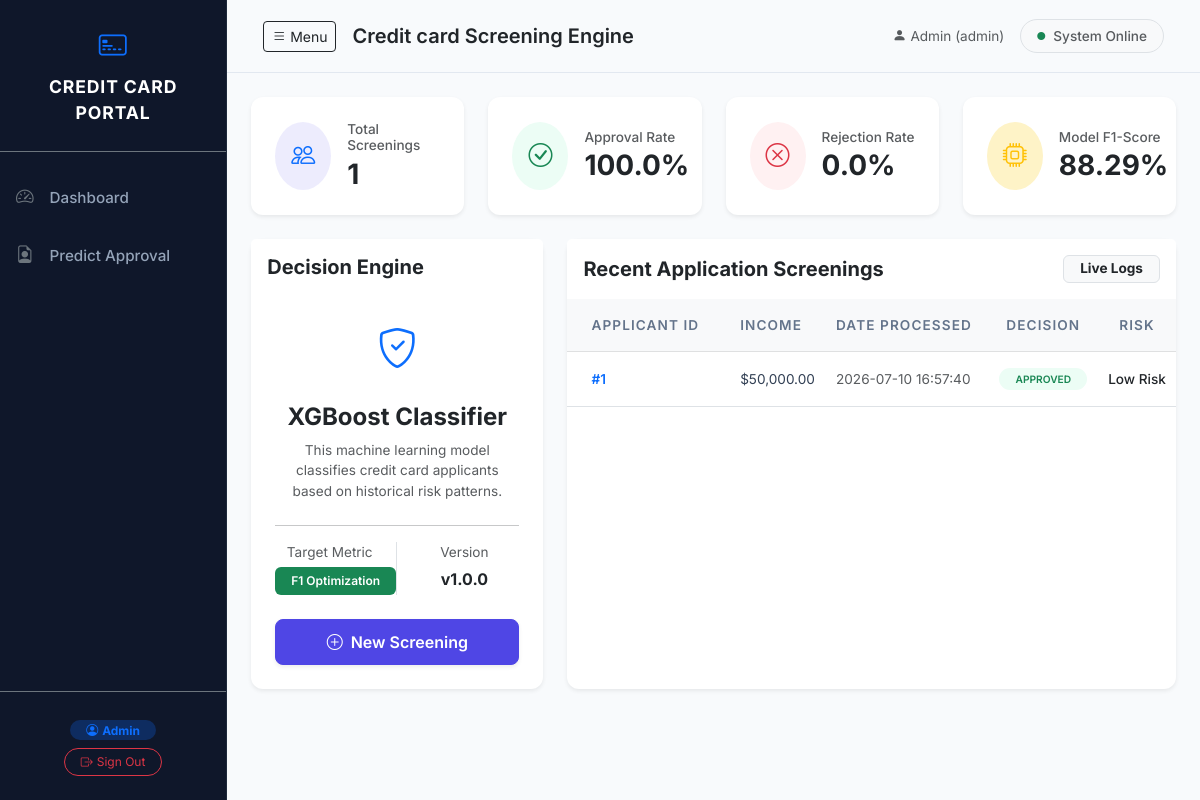
Page / (signed in) on the earlier database version.
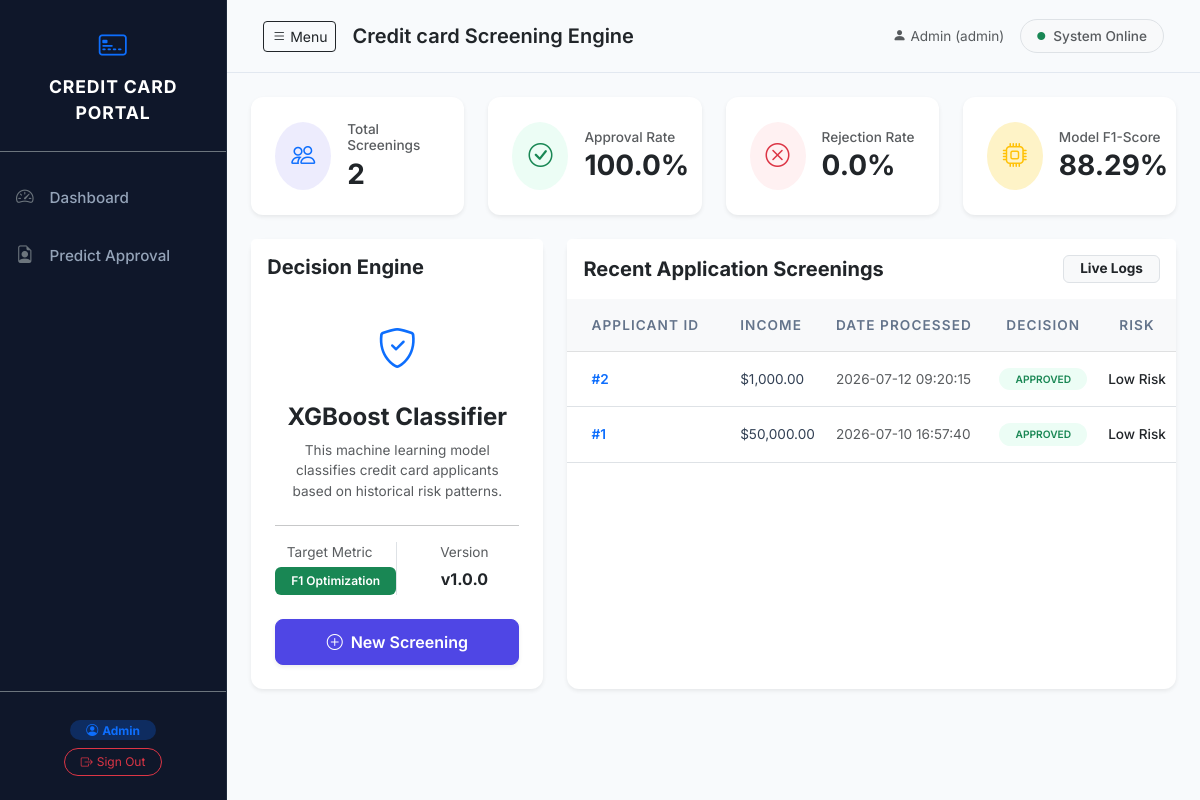
Same page on the later database version.
### app.py (models this page shows, shortened)
class User(UserMixin, db.Model):
    __tablename__ = 'Users'
    UserID   = db.Column(db.Integer, primary_key=True, autoincrement=True)
    Name     = db.Column(db.String(100), nullable=False)
    Email    = db.Column(db.String(150), nullable=False, unique=True)
    Password = db.Column(db.String(255), nullable=False)
    Role     = db.Column(db.String(50), nullable=False, default='analyst')
    applicants = db.relationship('ApplicantDetail', backref='user', lazy=True)

class MLModel(db.Model):
    __tablename__ = 'ML_Model'
    ModelID       = db.Column(db.Integer, primary_key=True, autoincrement=True)
    ModelName     = db.Column(db.String(100), nullable=False)
    AlgorithmType = db.Column(db.String(100), nullable=False)
    Accuracy      = db.Column(db.Float, nullable=False)
    MoreFile      = db.Column(db.String(255), default=None)
    predictions = db.relationship('ApprovalPrediction', backref='model', lazy=True)

class ApprovalPrediction(db.Model):
    __tablename__ = 'Approval_Prediction'
    PredictionID   = db.Column(db.Integer, primary_key=True, autoincrement=True)
    ApplicantID    = db.Column(db.Integer, db.ForeignKey('Applicant_Details.ApplicantID'), nullable=False, unique=True)
    ModelID        = db.Column(db.Integer, db.ForeignKey('ML_Model.ModelID'), nullable=False)
    ApprovalResult = db.Column(db.String(20), nullable=False)
    RiskCategory   = db.Column(db.String(50), nullable=False)
    PredictionDate = db.Column(db.DateTime, nullable=False, default=lambda: datetime.now(timezone.utc))

class ApplicantDetail(db.Model):
    __tablename__ = 'Applicant_Details'
    ApplicantID      = db.Column(db.Integer, primary_key=True, autoincrement=True)
    UserID           = db.Column(db.Integer, db.ForeignKey('Users.UserID'), nullable=False)
    Gender           = db.Column(db.String(10), nullable=False, default='Unknown')
    OwnCar           = db.Column(db.String(5), nullable=False, default='N')
    OwnRealty        = db.Column(db.String(5), nullable=False, default='N')
    ChildrenCount    = db.Column(db.Integer, nullable=False, default=0)
    IncomeTotal      = db.Column(db.Float, nullable=False, default=0.0)
    IncomeType       = db.Column(db.String(50), nullable=False)
    EducationType    = db.Column(db.String(100), nullable=False)
    FamilyStatus     = db.Column(db.String(50), nullable=False)
    HousingType      = db.Column(db.String(50), nullable=False)
    DaysBirth        = db.Column(db.Integer, nullable=False, default=0)
    EmploymentDays   = db.Column(db.Integer, nullable=False)
    WorkPhone        = db.Column(db.Integer, nullable=False, default=0)
    Phone            = db.Column(db.Integer, nullable=False, default=0)
    EmailFlag        = db.Column(db.Integer, nullable=False, default=0)
    OccupationType   = db.Column(db.String(100), nullable=False, default='Unknown')
    FamilyMembersCount = db.Column(db.Float, nullable=False, default=1.0)
    credit_histories = db.relationship('CreditHistory', backref='applicant', lazy=True)
    prediction = db.relationship('ApprovalPrediction', backref='applicant', uselist=False, lazy=True)

### app.py (the view)
@app.route('/')
@login_required
def home():
    try:
        total_applicants = ApplicantDetail.query.count()
        total_predictions = ApprovalPrediction.query.count()
        approved_count = ApprovalPrediction.query.filter_by(ApprovalResult='Approved').count()
        rejected_count = ApprovalPrediction.query.filter_by(ApprovalResult='Rejected').count()
        approval_rate = (approved_count / total_predictions * 100) if total_predictions > 0 else 0.0
        rejection_rate = (rejected_count / total_predictions * 100) if total_predictions > 0 else 0.0
        active_model = MLModel.query.first()
        model_name = active_model.ModelName if active_model else "N/A"
        model_accuracy = active_model.Accuracy if active_model else 0.0
        recent_predictions = (
            db.session.query(ApprovalPrediction, ApplicantDetail)
            .join(ApplicantDetail, ApprovalPrediction.ApplicantID == ApplicantDetail.ApplicantID)
            .order_by(ApprovalPrediction.PredictionDate.desc())
            .limit(5)
            .all()
        )
        stats = {
            "total_applicants": total_applicants,
            "total_predictions": total_predictions,
            "approval_rate": round(approval_rate, 2),
            "rejection_rate": round(rejection_rate, 2),
            "model_name": model_name,
            "model_accuracy": round(model_accuracy * 100, 2),
            "model_f1": round(model_accuracy * 100, 2),
            "recent_predictions": recent_predictions
        }
        return render_template('home.html', stats=stats)
    except Exception as e:
        logger.error(f"Error serving dashboard homepage: {e}")
        return f"Database is initializing or encountered an error. Details: {e}", 500

### templates/home.html (shortened to what this page needs)
{% extends 'base.html' %}
{% block content %}
<div class="row g-4 mb-4">
    <div class="col-12 col-sm-6 col-xl-3">
        <div class="card border-0 shadow-sm card-hover h-100">
            <div class="card-body p-4 d-flex align-items-center">
                <div class="rounded-circle bg-primary-light p-3 me-3 text-primary">
                    <i class="bi bi-people fs-4"></i>
                </div>
                <div>
                    <h6 class="text-muted mb-1 fw-medium fs-7">Total Screenings</h6>
                    <h3 class="mb-0 fw-bold text-dark">{{ stats.total_predictions }}</h3>
                </div>
            </div>
        </div>
    </div>
    <div class="col-12 col-sm-6 col-xl-3">
        <div class="card border-0 shadow-sm card-hover h-100">
            <div class="card-body p-4 d-flex align-items-center">
                <div class="rounded-circle bg-success-light p-3 me-3 text-success">
                    <i class="bi bi-check-circle fs-4"></i>
                </div>
                <div>
                    <h6 class="text-muted mb-1 fw-medium fs-7">Approval Rate</h6>
                    <h3 class="mb-0 fw-bold text-dark">{{ stats.approval_rate }}%</h3>
                </div>
            </div>
        </div>
    </div>
    <div class="col-12 col-sm-6 col-xl-3">
        <div class="card border-0 shadow-sm card-hover h-100">
            <div class="card-body p-4 d-flex align-items-center">
                <div class="rounded-circle bg-danger-light p-3 me-3 text-danger">
                    <i class="bi bi-x-circle fs-4"></i>
                </div>
                <div>
                    <h6 class="text-muted mb-1 fw-medium fs-7">Rejection Rate</h6>
                    <h3 class="mb-0 fw-bold text-dark">{{ stats.rejection_rate }}%</h3>
                </div>
            </div>
        </div>
    </div>
    <div class="col-12 col-sm-6 col-xl-3">
        <div class="card border-0 shadow-sm card-hover h-100">
            <div class="card-body p-4 d-flex align-items-center">
                <div class="rounded-circle bg-warning-light p-3 me-3 text-warning">
                    <i class="bi bi-cpu fs-4"></i>
                </div>
                <div>
                    <h6 class="text-muted mb-1 fw-medium fs-7">Model F1-Score</h6>
                    <h3 class="mb-0 fw-bold text-dark">{{ stats.model_f1 }}%</h3>
                </div>
            </div>
        </div>
    </div>
</div>
<div class="row g-4">
    <div class="col-12 col-lg-4">
        <div class="card border-0 shadow-sm h-100">
            <div class="card-header bg-white border-0 py-3">
                <h5 class="mb-0 fw-bold text-dark">Decision Engine</h5>
            </div>
            <div class="card-body p-4 text-center">
                <div class="mb-4">
                    <i class="bi bi-shield-check text-primary fs-1"></i>
                </div>
                <h4 class="fw-bold text-dark">{{ stats.model_name }}</h4>
                <p class="text-muted mb-4 fs-7">This machine learning model classifies credit card applicants based on historical risk patterns.</p>
                <hr>
                <div class="row text-center mt-3">
                    <div class="col-6 border-end">
                        <span class="d-block text-muted fs-7 mb-1">Target Metric</span>
                        <span class="badge bg-success py-2 px-3 fw-semibold">F1 Optimization</span>
                    </div>
                    <div class="col-6">
                        <span class="d-block text-muted fs-7 mb-1">Version</span>
                        <span class="text-dark fw-bold">v1.0.0</span>
                    </div>
                </div>
                <div class="mt-4">
                    <a href="{{ url_for('predict') }}" class="btn btn-primary w-100 py-2.5 fw-semibold shadow-sm">
                        <i class="bi bi-plus-circle me-2"></i>New Screening
                    </a>
                </div>
            </div>
        </div>
    </div>
    <div class="col-12 col-lg-8">
        <div class="card border-0 shadow-sm h-100">
            <div class="card-header bg-white border-0 py-3 d-flex justify-content-between align-items-center">
                <h5 class="mb-0 fw-bold text-dark">Recent Application Screenings</h5>
                <span class="badge bg-light text-dark border py-1.5 px-3 fs-7">Live Logs</span>
            </div>
            <div class="card-body p-0">
                <div class="table-responsive">
                    <table class="table align-middle mb-0 table-hover">
                        <thead class="table-light fs-7 text-uppercase tracking-wider">
                            <tr>
                                <th class="py-3 px-4">Applicant ID</th>
                                <th class="py-3">Income</th>
                                <th class="py-3">Date Processed</th>
                                <th class="py-3 text-center">Decision</th>
                                <th class="py-3 text-center">Risk</th>
                            </tr>
                        </thead>
                        <tbody class="fs-7">
                            {% if stats.recent_predictions %}
                                {% for pred, app in stats.recent_predictions %}
                                <tr>
                                    <td class="py-3 px-4 fw-semibold text-primary">#{{ app.ApplicantID }}</td>
                                    <td class="py-3">${{ "{:,.2f}".format(app.IncomeTotal) }}</td>
                                    <td class="py-3 text-muted">{{ pred.PredictionDate.strftime('%Y-%m-%d %H:%M:%S') }}</td>
                                    <td class="py-3 text-center">
                                        {% if pred.ApprovalResult == 'Approved' %}
                                            <span class="badge bg-success-light text-success px-3 py-1.5 rounded-pill fw-semibold">APPROVED</span>
                                        {% else %}
                                            <span class="badge bg-danger-light text-danger px-3 py-1.5 rounded-pill fw-semibold">REJECTED</span>
                                        {% endif %}
                                    </td>
                                    <td class="py-3 text-center fw-medium text-dark">{{ pred.RiskCategory }}</td>
                                </tr>
                                {% endfor %}
                            {% endif %}
                        </tbody>
                    </table>
                </div>
            </div>
        </div>
    </div>
</div>
{% endblock %}

### templates/base.html (shortened to what this page needs)
<!DOCTYPE html>
<html lang="en">
<head>
    <link href="https://cdn.jsdelivr.net/npm/bootstrap@5.3.0/dist/css/bootstrap.min.css" rel="stylesheet">
    <link rel="stylesheet" href="https://cdn.jsdelivr.net/npm/bootstrap-icons@1.10.0/font/bootstrap-icons.css">
    <link rel="stylesheet" href="{{ url_for('static', filename='css/style.css') }}">
</head>
<body>
    <div class="d-flex" id="wrapper">
        <div class="bg-dark text-white border-end" id="sidebar-wrapper">
            <div class="sidebar-heading text-center py-4 border-bottom border-secondary">
                <i class="bi bi-credit-card-2-front fs-3 text-primary d-block mb-2"></i>
                <span class="fw-bold tracking-wide">CREDIT CARD PORTAL</span>
            </div>
            <div class="list-group list-group-flush my-3">
                <a href="{{ url_for('home') }}" class="list-group-item list-group-item-action bg-dark text-white py-3 border-0">
                    <i class="bi bi-speedometer2 me-3 text-secondary"></i>Dashboard
                </a>
                <a href="{{ url_for('predict') }}" class="list-group-item list-group-item-action bg-dark text-white py-3 border-0">
                    <i class="bi bi-file-earmark-person me-3 text-secondary"></i>Predict Approval
                </a>
            </div>
            <div class="sidebar-footer text-center py-4 border-top border-secondary mt-auto">
                {% if current_user.is_authenticated %}
                    <div class="mb-2">
                        <span class="badge bg-primary bg-opacity-25 text-primary px-3 py-1 rounded-pill fs-8">
                            <i class="bi bi-person-circle me-1"></i>{{ current_user.Name }}
                        </span>
                    </div>
                    <a href="{{ url_for('logout') }}" class="btn btn-outline-danger btn-sm px-3 py-1 rounded-pill fs-8">
                        <i class="bi bi-box-arrow-right me-1"></i>Sign Out
                    </a>
                {% else %}
                    <a href="{{ url_for('login') }}" class="btn btn-outline-primary btn-sm px-3 py-1 rounded-pill fs-8">
                        <i class="bi bi-box-arrow-in-right me-1"></i>Sign In
                    </a>
                {% endif %}
            </div>
        </div>
        <div id="page-content-wrapper" class="w-100 bg-light-gray">
            <nav class="navbar navbar-expand-lg navbar-light navbar-custom py-3 px-4">
                <div class="container-fluid">
                    <button class="btn btn-outline-dark btn-sm" id="menu-toggle">
                        <i class="bi bi-list"></i> Menu
                    </button>
                    <span class="navbar-brand ms-3 fw-semibold text-dark">Credit card Screening Engine</span>
                    <div class="ms-auto d-flex align-items-center gap-3">
                        {% if current_user.is_authenticated %}
                            <span class="text-muted fs-7 d-none d-md-inline">
                                <i class="bi bi-person-fill me-1"></i>{{ current_user.Name }} ({{ current_user.Role }})
                            </span>
                        {% endif %}
                        <div class="d-flex align-items-center text-muted fs-7 border rounded-pill px-3 py-1.5 bg-light">
                            <i class="bi bi-circle-fill text-success small me-2" style="font-size: 0.5rem;"></i>
                            <span class="fw-medium">System Online</span>
                        </div>
                    </div>
                </div>
            </nav>
            <div class="container-fluid py-4 px-4">
                {% block content %}{% endblock %}
            </div>
        </div>
    </div>
</body>
</html>

Differences in the rows shown:
added ApprovalPrediction: ApplicantID "2", PredictionDate "2026-07-12 09:20:15", ApprovalResult "APPROVED", RiskCategory "Low Risk"
added ApplicantDetail: IncomeTotal "1,000.00"
Other differences:
{{ stats.total_predictions }}: "1" → "2"
